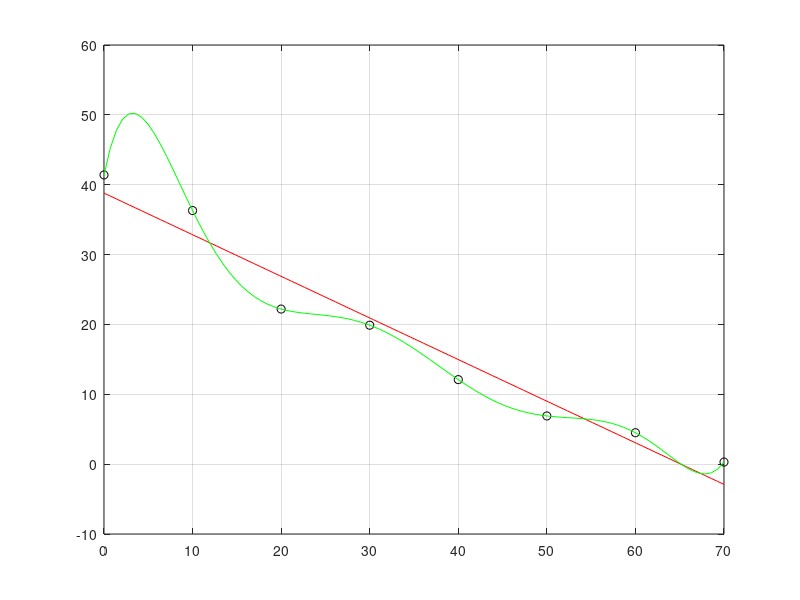

The MATLAB script that drew this image:
% Esercizio 03

% Dati [parte 1]
T = 0:10:70;
C = [41.4 36.3 22.2 19.89 12.1 6.9 4.5 0.3];

% Richieste [parte 1]
r = polyfit(T,C,1);
p = polyfit(T,C,length(T)-1);

plot(T,C,"ko")
hold on

x = linspace(0,70);
plot(x,polyval(r,x),"r")
plot(x,polyval(p,x),"g")
grid on

% Dati [parte 2]
t = 62;

% Richieste [parte 2]
rt = polyval(r,t)
rp = polyval(p,t)

% Dati [parte 3]

% Richieste [parte 3]
sr = sum(abs(C - polyval(r,T)).^2)
sp = sum(abs(C - polyval(p,T)).^2)

% Dati [parte 4]

% Richieste [parte 4]
intp = polyint(p)
area = polyval(intp,70) - polyval(intp,0)
